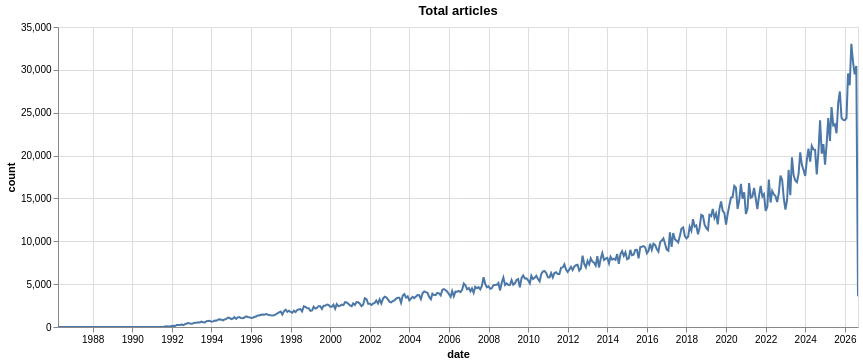

Notebook code cell kept with this figure:
### Markdown cell above
Wow, what an increase!

However, that might also be due to the total number of articles increasing
as arXiv is getting more and more popular. Let's see!

### Code cell
duckdb.sql(f"SELECT date_trunc('month', publication_date) AS date, COUNT(*) as count \
                    FROM 'arxiv-normalized-{today}.parquet' GROUP BY ALL ORDER BY date").pl().plot.line(x='date', y='count').\
    properties(width=800, title="Total articles")

### Figure 1 — Vega-Lite specification as saved in the notebook (floating-point values rounded to 4 significant figures; data arrays with more than 128 entries replaced by an {"elided": "..."} marker saying what was removed)
{"config": {"view": {"continuousWidth": 300, "continuousHeight": 300}}, "data": {"name": "data-59e27c868da87d9bc6ca3df2eb53a326"}, "mark": {"type": "line", "tooltip": true}, "encoding": {"x": {"field": "date", "type": "temporal"}, "y": {"field": "count", "type": "quantitative"}}, "params": [{"name": "param_1e9efca18e7a2868", "select": {"type": "interval", "encodings": ["x", "y"]}, "bind": "scales"}], "title": "Total articles", "width": 800, "$schema": "https://vega.github.io/schema/vega-lite/v6.4.1.json", "datasets": {"data-59e27c868da87d9bc6ca3df2eb53a326": {"elided": "445 records"}}}
